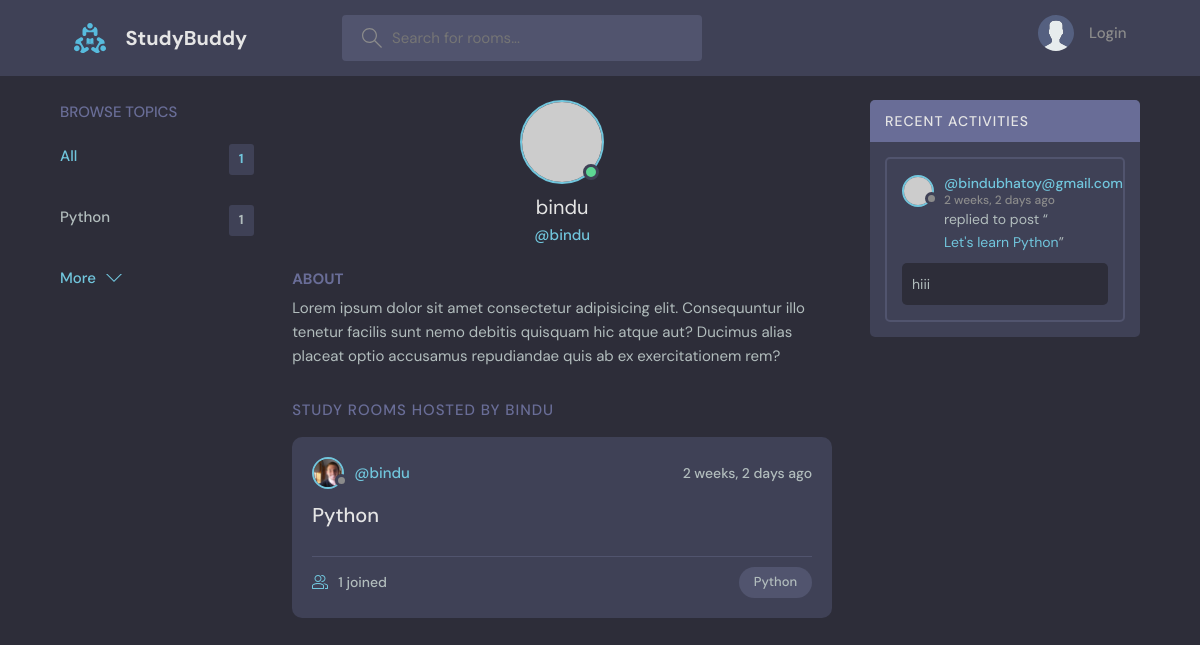
Page /profile/1/ on the committed database.
### base/models.py (models this page shows, shortened)
class Topic(models.Model):
    name = models.CharField(max_length=200)

class User(AbstractUser):
    name = models.CharField(max_length=200, null=True)
    email = models.EmailField(unique=True)
    bio = models.TextField(null=True)
    avatar = models.ImageField(null=True, default='avatar.svg')
    USERNAME_FIELD = "email"
    REQUIRED_FIELDS = []

class Room(models.Model):
    host = models.ForeignKey(User, on_delete=models.SET_NULL, null=True)
    topic = models.ForeignKey(Topic, on_delete=models.SET_NULL, null=True)
    name = models.CharField(max_length=200)
    participants = models.ManyToManyField(User, related_name="participants", blank=True)
    description = models.TextField(null=True, blank=True)
    updated = models.DateTimeField(auto_now=True)
    created = models.DateTimeField(auto_now_add=True)
    class Meta:
        ordering = ["-updated", "-created"]
    def __str__(self) -> str:
        return self.name

class Message(models.Model):
    user = models.ForeignKey(User, on_delete=CASCADE)
    room = models.ForeignKey(Room, on_delete=CASCADE)
    body = models.TextField()
    updated = models.DateTimeField(auto_now=True)
    created = models.DateTimeField(auto_now_add=True)
    class Meta:
        ordering = ["-updated", "-created"]
    def __str__(self) -> str:
        return self.body[0:50]

### base/views.py (the view)
# urls.py: path('profile/<str:pk>/', views.profile_page, name='profile'),
def profile_page(response, pk):
    user = User.objects.get(id=pk)
    rooms = user.room_set.all()
    room_messages = user.message_set.all()
    topics = Topic.objects.all()
    context = {'user': user, 'rooms': rooms, 'room_messages': room_messages, 'topics': topics}
    return render(response, 'base/profile.html', context)

### base/templates/base/profile.html (shortened to what this page needs)
{% extends 'main.html' %} {% block content %}
  <main class="profile-page layout layout--3">
    <div class="container">
      {% include 'base/topic_component.html' %}
      <div class="roomList">
        <div class="profile">
          <div class="profile__avatar">
            <div class="avatar avatar--large active">
              <img src="https://randomuser.me/api/portraits/men/11.jpg" />
            </div>
          </div>
          <div class="profile__info">
            <h3>{{user.username}}</h3>
            <p>@{{user.username}}</p>
          </div>
          <div class="profile__about">
            <h3>About</h3>
            <p>
              Lorem ipsum dolor sit amet consectetur adipisicing elit. Consequuntur illo tenetur
              facilis sunt nemo debitis quisquam hic atque aut? Ducimus alias placeat optio
              accusamus repudiandae quis ab ex exercitationem rem?
            </p>
          </div>
        </div>
        <div class="roomList__header">
          <div>
            <h2>Study Rooms Hosted by {{user.username}}</a>
            </h2>
          </div>
        </div>
        {% include 'base/feed_component.html' %}
      </div>
      {% include 'base/activity_component.html' %}
    </div>
  </main>
  {% endblock content %}

### templates/main.html (shortened to what this page needs)
<!DOCTYPE html>
{% load static %}
<html lang="en">
  <head>
    <link rel="stylesheet" href="{% static '/styles/style.css' %}" />
  </head>
  <body>
    {% include 'navbar.html'%}  {% block content%} {% endblock %}
</body>
</html>

### templates/navbar.html (shortened to what this page needs)
{% load static %}
<header class="header header--loggedIn">
    <div class="container">
      <a href="{% url 'home' %}" class="header__logo">
        <img src="{% static 'images/logo.svg' %}" />
        <h1>StudyBuddy</h1>
      </a>
      <form class="header__search" action="{% url 'home' %}">
        <label>
          <input type="text" name="q" placeholder="Search for rooms..." />
        </label>
      </form>
      <nav class="header__menu">
        {% if request.user.is_authenticated %}
        <div class="header__user">
          <a href="{% url 'profile' request.user.id %}">
            <div class="avatar avatar--medium active">
              <img src="{{ request.user.avatar.url }}" />
            </div>
            <p>{{request.user.username}}<span>@{{request.user.username}}</span></p>
          </a>
          <button class="dropdown-button">
            <svg
              version="1.1"
              xmlns="http://www.w3.org/2000/svg"
              width="32"
              height="32"
              viewBox="0 0 32 32"
            >
              <title>chevron-down</title>
              <path d="M16 21l-13-13h-3l16 16 16-16h-3l-13 13z"></path>
            </svg>
          </button>
        </div>
        {% else %}
        <a href="{% url 'login-page' %}">
          <img src="{% static 'images/avatar.svg' %}" />
          <p>Login</p>
        </a>
        {% endif %}
      </nav>
    </div>
  </header>

### base/templates/base/topic_component.html
<div class="topics">
  <div class="topics__header">
    <h2>Browse Topics</h2>
  </div>
  <ul class="topics__list">
    <li>
      <a href="{% url 'home' %}" class="active">All <span>{{topics.count}}</span></a>
    </li>
    {% for topic in topics %}
    <li>
      <a href="{% url 'home' %}?q={{topic.name}}">{{topic.name}} <span>{{topic.room_set.all.count}}</span></a>
    </li>
    {% endfor %}
  </ul>
  <a class="btn btn--link" href="{% url 'topics' %}">
    More
    <svg
      version="1.1"
      xmlns="http://www.w3.org/2000/svg"
      width="32"
      height="32"
      viewBox="0 0 32 32"
    >
      <title>chevron-down</title>
      <path d="M16 21l-13-13h-3l16 16 16-16h-3l-13 13z"></path>
    </svg>
  </a>
</div>

### base/templates/base/feed_component.html (shortened to what this page needs)
{% for room in rooms %}
<div class="roomListRoom">
  <div class="roomListRoom__header">
    <a href="{% url 'profile' room.host.id %}" class="roomListRoom__author">
      <div class="avatar avatar--small">
        <img src="{{room.host.avatar.url}}" />
      </div>
      <span>@{{room.host.username}}</span>
    </a>
    <div class="roomListRoom__actions">
      <span>{{room.created|timesince}} ago</span>
    </div>
  </div>
  <div class="roomListRoom__content">
    <a href="{% url 'room' room.id%}">{{room.topic.name}}</a>
  </div>
  <div class="roomListRoom__meta">
    <a href="{% url 'room' room.id%}" class="roomListRoom__joined">
      {{room.participants.all.count}} joined
    </a>
    <p class="roomListRoom__topic">{{room.topic.name}}</p>
  </div>
</div>
{% endfor %}

### base/templates/base/activity_component.html (shortened to what this page needs)
<div class="activities">
  <div class="activities__header">
    <h2>Recent Activities</h2>
  </div>
  {% for message in room_messages %}
  <div class="activities__box">
    <div class="activities__boxHeader roomListRoom__header">
      <a href="{% url 'profile' message.user.id %}" class="roomListRoom__author">
        <div class="avatar avatar--small">
          <img src="https://randomuser.me/api/portraits/women/11.jpg" />
        </div>
        <p>
          @{{message.user}}
          <span>{{message.created|timesince}} ago</span>
        </p>
      </a>
    </div>
    <div class="activities__boxContent">
      <p>
        replied to post “<a href="{% url 'room' message.room.id %}">{{message.room}}</a
        >”
      </p>
      <div class="activities__boxRoomContent">
       {{message}}
      </div>
    </div>
  </div>
  {% endfor %}
</div>

### rows in the picture
Topic: name "Python", room_set.all.count "1"
User: username "bindu", username "BINDU"
Room: host.avatar (picture), host.username "bindu", created "2 weeks, 2 days", topic.name "Python", participants.all.count "1"
Message: user "bindubhatoy@gmail.com", created "2 weeks, 2 days", room "Let's learn Python", body "hiii"

### other values in the picture
{{ topics.count }} "1"
